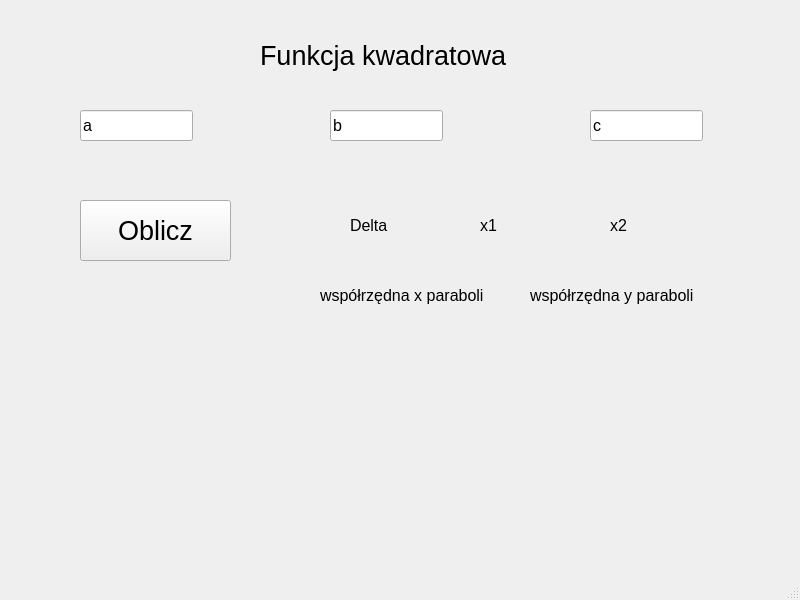
<?xml version="1.0" encoding="UTF-8"?>
<ui version="4.0">
 <class>Dzial2Window</class>
 <widget class="QMainWindow" name="Dzial2Window">
  <property name="geometry">
   <rect>
    <x>0</x>
    <y>0</y>
    <width>800</width>
    <height>600</height>
   </rect>
  </property>
  <property name="windowTitle">
   <string>MainWindow</string>
  </property>
  <widget class="QWidget" name="centralwidget">
   <widget class="QLabel" name="label">
    <property name="geometry">
     <rect>
      <x>260</x>
      <y>30</y>
      <width>251</width>
      <height>51</height>
     </rect>
    </property>
    <property name="font">
     <font>
      <pointsize>20</pointsize>
     </font>
    </property>
    <property name="text">
     <string>Funkcja kwadratowa</string>
    </property>
   </widget>
   <widget class="QLineEdit" name="parametr_a">
    <property name="geometry">
     <rect>
      <x>80</x>
      <y>110</y>
      <width>113</width>
      <height>31</height>
     </rect>
    </property>
    <property name="font">
     <font>
      <pointsize>12</pointsize>
     </font>
    </property>
    <property name="text">
     <string>a</string>
    </property>
   </widget>
   <widget class="QLineEdit" name="parametr_b">
    <property name="geometry">
     <rect>
      <x>330</x>
      <y>110</y>
      <width>113</width>
      <height>31</height>
     </rect>
    </property>
    <property name="font">
     <font>
      <pointsize>12</pointsize>
     </font>
    </property>
    <property name="text">
     <string>b</string>
    </property>
   </widget>
   <widget class="QLineEdit" name="parametr_c">
    <property name="geometry">
     <rect>
      <x>590</x>
      <y>110</y>
      <width>113</width>
      <height>31</height>
     </rect>
    </property>
    <property name="font">
     <font>
      <pointsize>12</pointsize>
     </font>
    </property>
    <property name="text">
     <string>c</string>
    </property>
   </widget>
   <widget class="QPushButton" name="b1">
    <property name="geometry">
     <rect>
      <x>80</x>
      <y>200</y>
      <width>151</width>
      <height>61</height>
     </rect>
    </property>
    <property name="font">
     <font>
      <pointsize>20</pointsize>
     </font>
    </property>
    <property name="text">
     <string>Oblicz</string>
    </property>
   </widget>
   <widget class="QLabel" name="delta">
    <property name="geometry">
     <rect>
      <x>350</x>
      <y>210</y>
      <width>111</width>
      <height>31</height>
     </rect>
    </property>
    <property name="font">
     <font>
      <pointsize>12</pointsize>
     </font>
    </property>
    <property name="text">
     <string>Delta</string>
    </property>
   </widget>
   <widget class="QLabel" name="x1">
    <property name="geometry">
     <rect>
      <x>480</x>
      <y>210</y>
      <width>111</width>
      <height>31</height>
     </rect>
    </property>
    <property name="font">
     <font>
      <pointsize>12</pointsize>
     </font>
    </property>
    <property name="text">
     <string>x1</string>
    </property>
   </widget>
   <widget class="QLabel" name="x2">
    <property name="geometry">
     <rect>
      <x>610</x>
      <y>210</y>
      <width>111</width>
      <height>31</height>
     </rect>
    </property>
    <property name="font">
     <font>
      <pointsize>12</pointsize>
     </font>
    </property>
    <property name="text">
     <string>x2</string>
    </property>
   </widget>
   <widget class="QLabel" name="p">
    <property name="geometry">
     <rect>
      <x>320</x>
      <y>280</y>
      <width>171</width>
      <height>31</height>
     </rect>
    </property>
    <property name="font">
     <font>
      <pointsize>12</pointsize>
     </font>
    </property>
    <property name="text">
     <string>współrzędna x paraboli</string>
    </property>
   </widget>
   <widget class="QLabel" name="q">
    <property name="geometry">
     <rect>
      <x>530</x>
      <y>280</y>
      <width>181</width>
      <height>31</height>
     </rect>
    </property>
    <property name="font">
     <font>
      <pointsize>12</pointsize>
     </font>
    </property>
    <property name="text">
     <string>współrzędna y paraboli</string>
    </property>
   </widget>
  </widget>
  <widget class="QMenuBar" name="menubar">
   <property name="geometry">
    <rect>
     <x>0</x>
     <y>0</y>
     <width>800</width>
     <height>21</height>
    </rect>
   </property>
  </widget>
  <widget class="QStatusBar" name="statusbar"/>
 </widget>
 <resources/>
 <connections/>
</ui>
